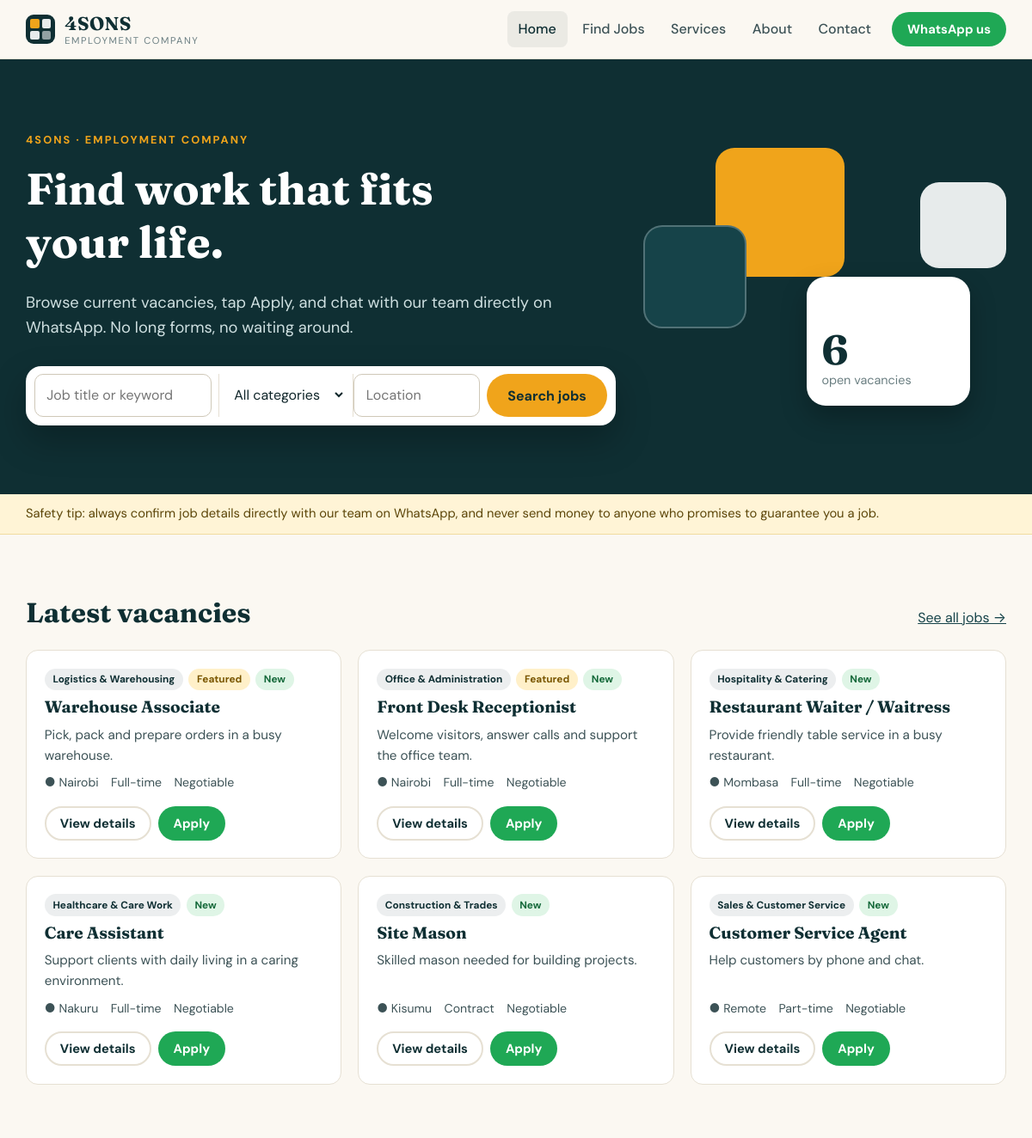
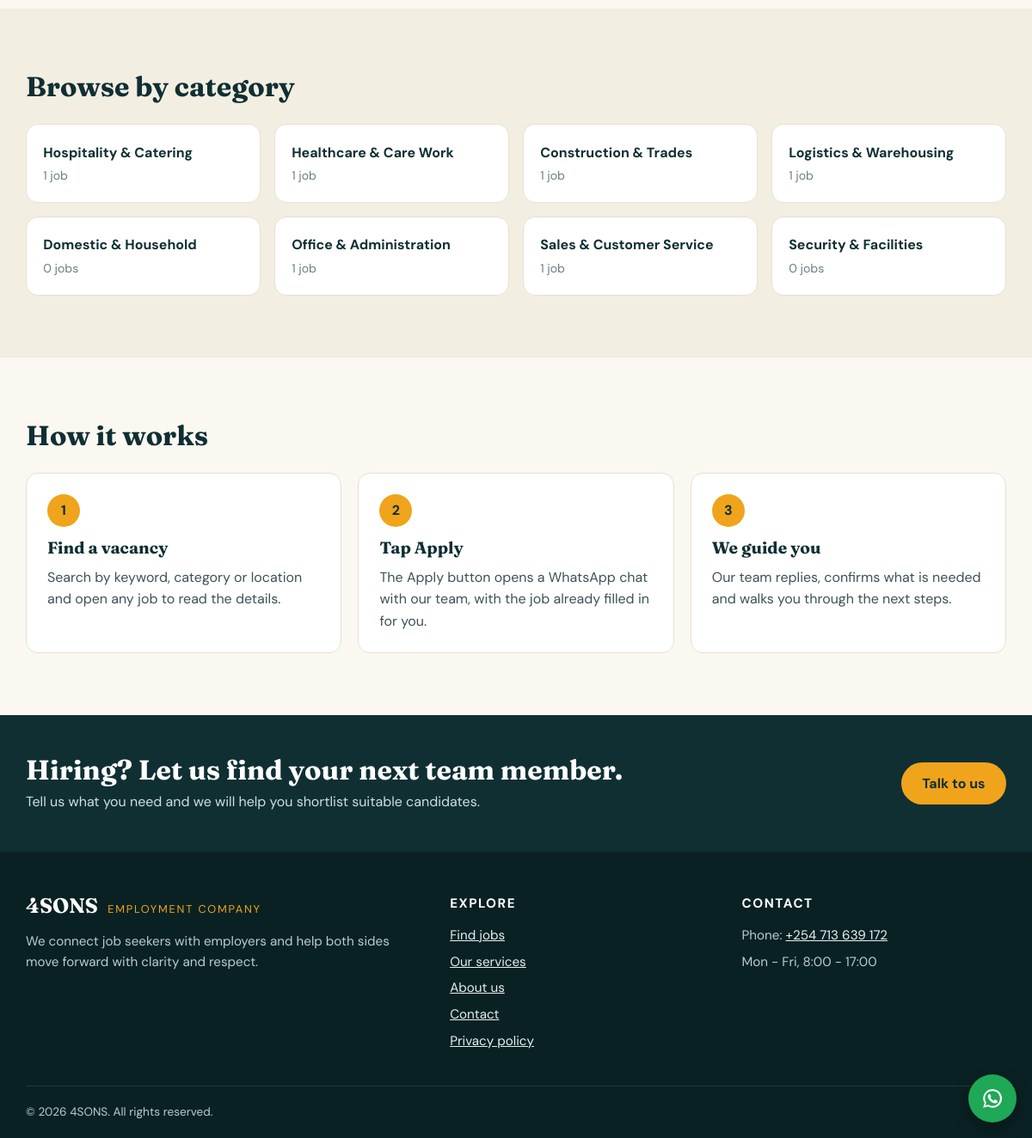
The page / on the database its author committed (2 pictures, top to bottom).
### tables this page shows
CREATE TABLE jobs (
        id           INTEGER PRIMARY KEY AUTOINCREMENT,
        title        TEXT NOT NULL,
        category_id  INTEGER REFERENCES categories(id) ON DELETE SET NULL,
        employer     TEXT,
        location     TEXT,
        job_type     TEXT NOT NULL DEFAULT 'Full-time',
        salary       TEXT,
        summary      TEXT,
        description  TEXT NOT NULL,
        requirements TEXT,
        benefits     TEXT,
        deadline     TEXT,
        status       TEXT NOT NULL DEFAULT 'published',
        featured     INTEGER NOT NULL DEFAULT 0,
        is_sample    INTEGER NOT NULL DEFAULT 0,
        views        INTEGER NOT NULL DEFAULT 0,
        created_at   TEXT NOT NULL,
        updated_at   TEXT NOT NULL
    );

CREATE TABLE categories (
        id         INTEGER PRIMARY KEY AUTOINCREMENT,
        name       TEXT NOT NULL UNIQUE,
        sort_order INTEGER NOT NULL DEFAULT 0
    );

### includes/helpers.php (called while the page is built, shortened)
<?php
function e($v): string
{
    return htmlspecialchars((string) $v, ENT_QUOTES | ENT_SUBSTITUTE, 'UTF-8');
}
function base_url(): string
{
    static $base = null;
    if ($base !== null) {
        return $base;
    }
    $script = str_replace('\\', '/', (string) ($_SERVER['SCRIPT_NAME'] ?? '/'));
    $pos = strrpos($script, '/');
    $dir = $pos === false ? '' : substr($script, 0, $pos);
    return $base = rtrim($dir, '/');
}
function url(string $path = ''): string
{
    return base_url() . '/' . ltrim($path, '/');
}
function settings_all(bool $reload = false): array
{
    static $cache = null;
    if ($cache === null || $reload) {
        $cache = [];
        foreach (db()->query('SELECT name, value FROM settings') as $r) {
            $cache[$r['name']] = $r['value'];
        }
    }
    return $cache;
}
function setting(string $name, string $default = ''): string
{
    $all = settings_all();
    return isset($all[$name]) && $all[$name] !== '' ? (string) $all[$name] : $default;
}
function truncate(string $s, int $len): string
{
    if (function_exists('mb_strimwidth')) {
        return mb_strimwidth($s, 0, $len, '…', 'UTF-8');
    }
    return strlen($s) > $len ? substr($s, 0, $len - 1) . '…' : $s;
}
function job_url(int $id): string
{
    return url('job.php?id=' . $id);
}

### includes/db.php (called while the page is built, shortened)
<?php
function db(): PDO
{
    static $pdo = null;
    if ($pdo instanceof PDO) {
        return $pdo;
    }
    $path = cfg('db_path');
    $pdo = new PDO('sqlite:' . $path, null, null, [
        PDO::ATTR_ERRMODE            => PDO::ERRMODE_EXCEPTION,
        PDO::ATTR_DEFAULT_FETCH_MODE => PDO::FETCH_ASSOC,
    ]);
    $pdo->exec('PRAGMA foreign_keys = ON');
    $pdo->exec('PRAGMA busy_timeout = 5000');
    db_migrate($pdo);
    return $pdo;
}
function db_migrate(PDO $pdo): void
{
    $version = (int) $pdo->query('PRAGMA user_version')->fetchColumn();
    db_seed($pdo);
}
function db_seed(PDO $pdo): void
{
    $now = date('Y-m-d H:i:s');
    $settings = [
        '_secret'           => bin2hex(random_bytes(32)),
        'site_name'         => '4SONS',
        'tagline'           => 'Employment Company',
        'meta_description'  => '4SONS Employment Company connects job seekers with trusted employers. Browse current vacancies and apply directly on WhatsApp.',
        'whatsapp_number'   => '254713639172',
        'whatsapp_message'  => "Hello 4SONS, I would like to apply for the position of {job_title} (Ref: {job_ref}).\n{job_url}",
        'whatsapp_general'  => 'Hello 4SONS, I would like to make an inquiry.',
        'contact_phone'     => '+254 713 639 172',
        'contact_email'     => '',
        'address'           => '',
        'hours'             => 'Mon - Fri, 8:00 - 17:00',
        'hero_title'        => 'Find work that fits your life.',
        'hero_subtitle'     => 'Browse current vacancies, tap Apply, and chat with our team directly on WhatsApp. No long forms, no waiting around.',
        'notice'            => 'Safety tip: always confirm job details directly with our team on WhatsApp, and never send money to anyone who promises to guarantee you a job.',
        'footer_text'       => 'We connect job seekers with employers and help both sides move forward with clarity and respect.',
        'facebook'          => '',
        'instagram'         => '',
        'linkedin'          => '',
        'x_twitter'         => '',
        'accent_color'      => '#f0a41b',
        'timezone'          => 'Africa/Nairobi',
        'logo'              => '',
    ];
    $st = $pdo->prepare('INSERT OR IGNORE INTO settings (name, value) VALUES (?, ?)');
    foreach ($settings as $k => $v) {
        $st->execute([$k, $v]);
    }
    $cats = ['Hospitality & Catering', 'Healthcare & Care Work', 'Construction & Trades', 'Logistics & Warehousing',
             'Domestic & Household', 'Office & Administration', 'Sales & Customer Service', 'Security & Facilities'];
    $st = $pdo->prepare('INSERT OR IGNORE INTO categories (name, sort_order) VALUES (?, ?)');
    foreach ($cats as $i => $c) {
        $st->execute([$c, $i]);
    }
    $pages = [
        'about' => ['About us', "## Who we are\n\n4SONS is an employment company that connects job seekers with employers. We keep the process simple: you see the vacancy, you tap Apply, and you speak to a real person on WhatsApp.\n\n## What we believe\n\n- Every candidate deserves clear, honest information about a role.\n- Employers deserve people who are prepared and well matched.\n- Good communication saves everyone time.\n\n## How to reach us\n\nUse the Apply button on any vacancy, or the WhatsApp button at the bottom of the page, and our team will respond as soon as possible."],
        'services' => ['Our services', "## For job seekers\n\n- Job matching based on your skills and experience\n- CV and application guidance\n- Interview preparation tips\n- Direct support through WhatsApp\n\n## For employers\n\n- Recruitment and candidate screening\n- Shortlisting of suitable applicants\n- Temporary and contract staffing\n- Support through the hiring process\n\n## Interested?\n\nGet in touch through the contact page or WhatsApp and tell us what you need."],
        'privacy' => ['Privacy policy', "## What we collect\n\nWhen you use the contact form we store the details you submit (name, phone, email and message) so that we can respond to you.\n\nWhen you tap an Apply button we record that a click happened for statistics. We do not store your name or phone number from that click.\n\n## WhatsApp\n\nConversations that happen on WhatsApp are handled through WhatsApp and are subject to its own privacy terms.\n\n## How we use your information\n\nWe use your information only to respond to you and to match you with suitable vacancies. We do not sell your personal information.\n\n## Contact\n\nIf you want your information removed, contact us using the details on the contact page."],
    ];
    $st = $pdo->prepare('INSERT OR IGNORE INTO pages (slug, title, content, updated_at) VALUES (?, ?, ?, ?)');
    foreach ($pages as $slug => [$title, $content]) {
        $st->execute([$slug, $title, $content, $now]);
    }
    $catIds = [];
    foreach ($pdo->query('SELECT id, name FROM categories') as $r) {
        $catIds[$r['name']] = (int) $r['id'];
    }
    $st = $pdo->prepare('INSERT INTO jobs (title, category_id, location, job_type, salary, featured, is_sample, summary, description, requirements, benefits, status, created_at, updated_at)
                         VALUES (?, ?, ?, ?, ?, ?, 1, ?, ?, ?, ?, \'published\', ?, ?)');
    foreach ($samples as $s) {
        [$title, $cat, $loc, $type, $salary, $feat, $summary, $desc, $req, $ben] = $s;
        $st->execute([$title, $catIds[$cat] ?? null, $loc, $type, $salary, $feat, $summary, $desc, $req, $ben, $now, $now]);
    }
}

### includes/bootstrap.php (called while the page is built, shortened)
<?php
require __DIR__ . '/db.php';
require __DIR__ . '/helpers.php';
$tz = setting('timezone', 'UTC');

### index.php (the view, shortened to what this page needs)
<?php
require __DIR__ . '/includes/bootstrap.php';
require __DIR__ . '/includes/partials.php';
$today = date('Y-m-d');
$st = db()->prepare('SELECT j.*, c.name AS category_name ' . live_jobs_sql() . ' ORDER BY j.featured DESC, j.created_at DESC LIMIT 6');
$st->execute([':today' => $today]);
$featured = $st->fetchAll();
$st = db()->prepare('SELECT COUNT(*) ' . live_jobs_sql());
$st->execute([':today' => $today]);
$liveCount = (int) $st->fetchColumn();
$cats = db()->query("SELECT c.id, c.name, COUNT(j.id) AS n FROM categories c
    LEFT JOIN jobs j ON j.category_id = c.id AND j.status = 'published' AND (j.deadline IS NULL OR j.deadline = '' OR j.deadline >= '" . $today . "')
    GROUP BY c.id ORDER BY c.sort_order, c.name")->fetchAll();
include __DIR__ . '/includes/header.php';
?>
<section class="hero">
  <div class="container hero-grid">
    <div>
      <p class="eyebrow"><?= e(setting('site_name', 'ADECCO')) ?> &middot; <?= e(setting('tagline', 'Employment Company')) ?></p>
      <h1><?= e(setting('hero_title', 'Find work that fits your life.')) ?></h1>
      <p class="lead"><?= e(setting('hero_subtitle')) ?></p>
      <form class="search-card" action="<?= e(url('jobs.php')) ?>" method="get">
        <label><span class="sr">Keyword</span><input type="search" name="q" placeholder="Job title or keyword"></label>
        <label><span class="sr">Category</span>
          <select name="category">
            <option value="">All categories</option>
          </select>
        </label>
        <label><span class="sr">Location</span><input type="text" name="location" placeholder="Location"></label>
        <button class="btn btn-primary" type="submit">Search jobs</button>
      </form>
    </div>
    <div class="hero-art" aria-hidden="true">
      <div class="block b1"></div><div class="block b2"></div><div class="block b3"></div>
      <div class="block b4"><strong><?= $liveCount ?></strong><span>open vacanc<?= $liveCount === 1 ? 'y' : 'ies' ?></span></div>
    </div>
  </div>
</section>
<?= notice_html() ?>
<section class="section">
  <div class="container">
    <div class="section-head">
      <h2>Latest vacancies</h2>
      <a href="<?= e(url('jobs.php')) ?>">See all jobs &rarr;</a>
    </div>
    <?php if ($featured): ?>
      <div class="grid-3"><?php foreach ($featured as $j) echo job_card($j); ?></div>
    <?php else: ?>
      <p class="empty">No vacancies are open right now. Please check back soon, or message us on WhatsApp.</p>
    <?php endif; ?>
  </div>
</section>
<section class="section alt">
  <div class="container">
    <div class="section-head"><h2>Browse by category</h2></div>
    <div class="cat-grid">
      <?php foreach ($cats as $c): ?>
        <a class="cat" href="<?= e(url('jobs.php?category=' . (int) $c['id'])) ?>">
          <strong><?= e($c['name']) ?></strong>
          <span><?= (int) $c['n'] ?> job<?= (int) $c['n'] === 1 ? '' : 's' ?></span>
        </a>
      <?php endforeach; ?>
    </div>
  </div>
</section>
<section class="section">
  <div class="container">
    <div class="section-head"><h2>How it works</h2></div>
    <ol class="steps">
      <li><span>1</span><h3>Find a vacancy</h3><p>Search by keyword, category or location and open any job to read the details.</p></li>
      <li><span>2</span><h3>Tap Apply</h3><p>The Apply button opens a WhatsApp chat with our team, with the job already filled in for you.</p></li>
      <li><span>3</span><h3>We guide you</h3><p>Our team replies, confirms what is needed and walks you through the next steps.</p></li>
    </ol>
  </div>
</section>
<section class="cta">
  <div class="container cta-row">
    <div>
      <h2>Hiring? Let us find your next team member.</h2>
      <p>Tell us what you need and we will help you shortlist suitable candidates.</p>
    </div>
    <a class="btn btn-primary" href="<?= e(url('contact.php')) ?>">Talk to us</a>
  </div>
</section>
<?php include __DIR__ . '/includes/footer.php'; ?>

### includes/partials.php (shortened to what this page needs)
<?php
function job_card(array $j): string
{
    $meta = array_filter([
        $j['location'] ? '<span class="meta-item">&#9679; ' . e($j['location']) . '</span>' : '',
        $j['job_type'] ? '<span class="meta-item">' . e($j['job_type']) . '</span>' : '',
        !empty($j['salary']) ? '<span class="meta-item">' . e($j['salary']) . '</span>' : '',
    ]);
    $new = (strtotime($j['created_at']) > time() - 7 * 86400) ? '<span class="tag tag-new">New</span>' : '';
    $feat = !empty($j['featured']) ? '<span class="tag tag-feat">Featured</span>' : '';
    ob_start(); ?>
    <article class="job-card">
      <div class="job-card-top">
        <?php if (!empty($j['category_name'])): ?><span class="chip"><?= e($j['category_name']) ?></span><?php endif; ?>
        <?= $feat . $new ?>
      </div>
      <h3><a href="<?= e(job_url((int) $j['id'])) ?>"><?= e($j['title']) ?></a></h3>
      <p class="summary"><?= e($j['summary'] ? truncate((string) $j['summary'], 120) : plain_excerpt($j['description'], 120)) ?></p>
      <div class="job-meta"><?= implode('', $meta) ?></div>
      <div class="job-card-actions">
        <a class="btn btn-ghost btn-sm" href="<?= e(job_url((int) $j['id'])) ?>">View details</a>
        <a class="btn btn-wa btn-sm" href="<?= e(url('apply.php?id=' . (int) $j['id'])) ?>" rel="nofollow noopener" target="_blank">Apply</a>
      </div>
    </article>
    <?php
    return ob_get_clean();
}
function live_jobs_sql(): string
{
    return "FROM jobs j LEFT JOIN categories c ON c.id = j.category_id
            WHERE j.status = 'published' AND (j.deadline IS NULL OR j.deadline = '' OR j.deadline >= :today)";
}
function notice_html(): string
{
    $n = setting('notice');
    return $n ? '<div class="notice"><div class="container">' . e($n) . '</div></div>' : '';
}

### rows shown on the page
jobs: category.name "Logistics & Warehousing", featured "Featured", shows "New", title "Warehouse Associate", summary "Pick, pack and prepare orders in a busy warehouse.", meta "● Nairobi Full-time Negotiable"
jobs: category.name "Office & Administration", featured "Featured", shows "New", title "Front Desk Receptionist", summary "Welcome visitors, answer calls and support the office team.", meta "● Nairobi Full-time Negotiable"
jobs: category.name "Hospitality & Catering", shows "New", title "Restaurant Waiter / Waitress", summary "Provide friendly table service in a busy restaurant.", meta "● Mombasa Full-time Negotiable"
jobs: category.name "Healthcare & Care Work", shows "New", title "Care Assistant", summary "Support clients with daily living in a caring environment.", meta "● Nakuru Full-time Negotiable"
jobs: category.name "Construction & Trades", shows "New", title "Site Mason", summary "Skilled mason needed for building projects.", meta "● Kisumu Contract Negotiable"
jobs: category.name "Sales & Customer Service", shows "New", title "Customer Service Agent", summary "Help customers by phone and chat.", meta "● Remote Part-time Negotiable"
categories: name "Hospitality & Catering", n "1"
categories: name "Healthcare & Care Work", n "1"
categories: name "Construction & Trades", n "1"
categories: name "Logistics & Warehousing", n "1"
categories: name "Domestic & Household", n "0"
categories: name "Office & Administration", n "1"
categories: name "Sales & Customer Service", n "1"
categories: name "Security & Facilities", n "0"

### other values the page prints
$siteName "4SONS"
$tagline "EMPLOYMENT COMPANY"
$label "Home"
$label "Find Jobs"
$label "Services"
$label "About"
$label "Contact"
setting('site_name', 'ADECCO') "4SONS"
setting('tagline', 'Employment Company') "EMPLOYMENT COMPANY"
setting('hero_title', 'Find work that fits your life.') "Find work that fits your life."
setting('hero_subtitle') "Browse current vacancies, tap Apply, and chat with our team directly on WhatsApp. No long forms, no waiting around."
$liveCount "6"
$n "Safety tip: always confirm job details directly with our team on WhatsApp, and never send money to anyone who promises to guarantee you a job."
setting('footer_text') "We connect job seekers with employers and help both sides move forward with clarity and respect."
setting('contact_phone') "+254 713 639 172"
